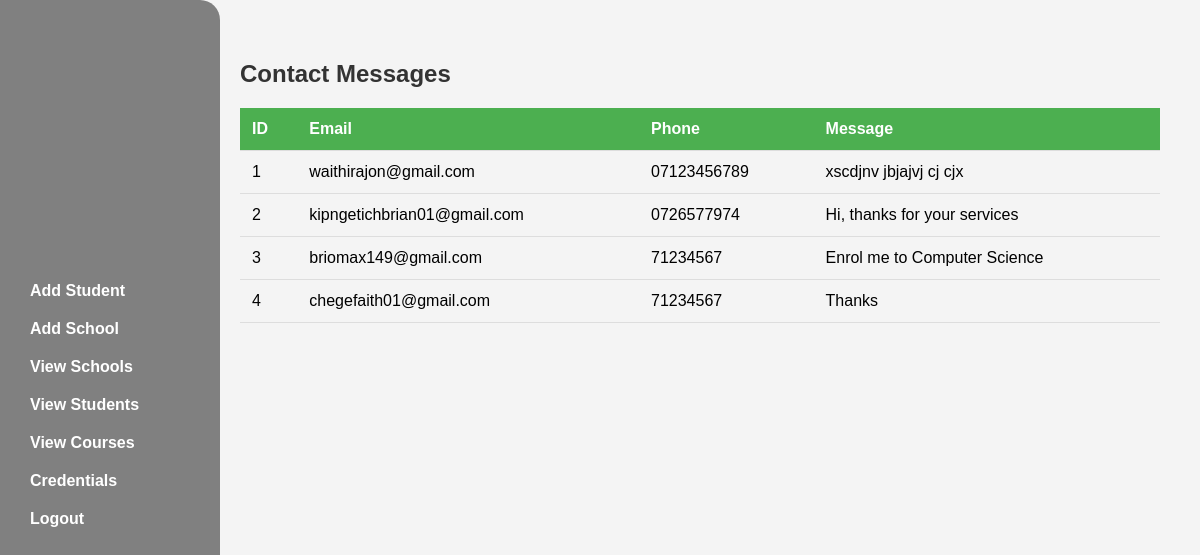
The page /admin/messages (signed in) on the database its author committed.
### app.py (models this page shows)
class Contact(db.Model):
    id = db.Column(db.Integer, primary_key=True)
    email = db.Column(db.String(250), nullable=False)
    phone = db.Column(db.String(15), nullable=False)
    message = db.Column(db.Text, nullable=False)

### app.py (the view)
@app.route("/admin/messages")
@login_required
def adm_contact():
    if not current_user.is_authenticated or current_user.username != "admin":
        error_message = "You do not have permission to access the admin panel."
        return redirect(url_for("home", error_message=error_message))
    contacts = Contact.query.all()
    return render_template("admcontact.html",  contacts=contacts)

### app.py (called while the page is built)
@login_manager.user_loader
def loader_user(user_id):
	return Users.query.get(user_id)

### templates/admcontact.html
{% extends "base.html" %}
{% block  content %}
<h2>Contact Messages</h2>
<table>
    <thead>
        <tr>
            <th>ID</th>
            <th>Email</th>
            <th>Phone</th>
            <th>Message</th>
        </tr>
    </thead>
    <tbody>
        {% for contact in contacts %}
            <tr>
                <td>{{ contact.id }}</td>
                <td>{{ contact.email }}</td>
                <td>{{ contact.phone }}</td>
                <td>{{ contact.message }}</td>
            </tr>
        {% endfor %}
    </tbody>
</table>
{% endblock  %}

### templates/base.html (style rules this page uses)
body { font-family: Arial, sans-serif; background-color: #f4f4f4; margin: 0; display:flex; flex-direction:column; padding: 0; box-sizing: border-box; }
h2 { color: #333; }
table { width: 100%; border-collapse: collapse; margin-top: 20px; }
th, td { padding: 12px; text-align: left; border-bottom: 1px solid #ddd; }
th { background-color: #4CAF50; color: white; }

### rows shown on the page
Contact: id "1", email "waithirajon@gmail.com", phone "07123456789", message "xscdjnv jbjajvj cj cjx"
Contact: id "2", email "kipngetichbrian01@gmail.com", phone "0726577974", message "Hi, thanks for your services"
Contact: id "3", email "briomax149@gmail.com", phone "71234567", message "Enrol me to Computer Science"
Contact: id "4", email "chegefaith01@gmail.com", phone "71234567", message "Thanks"
